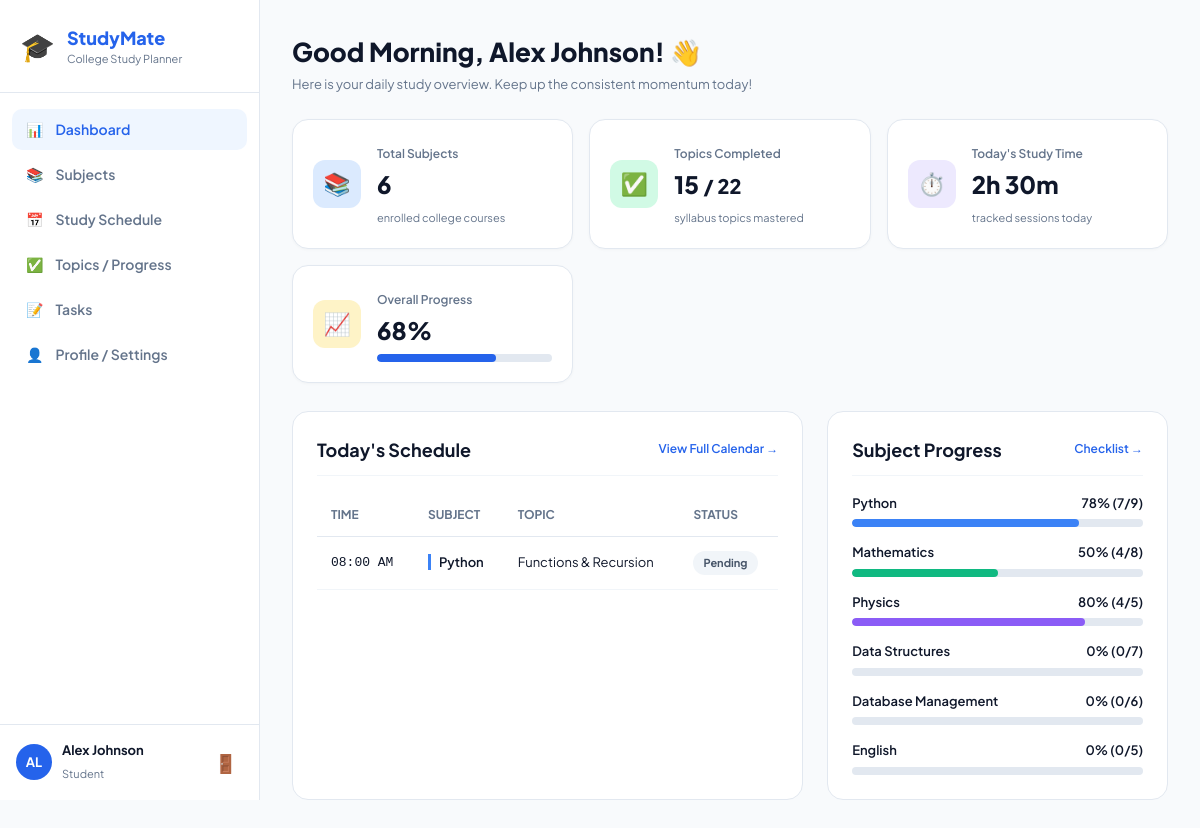
The app's page /dashboard (signed in) with its own data.
### tables this page shows
CREATE TABLE study_sessions (
    id INTEGER PRIMARY KEY AUTOINCREMENT,
    user_id INTEGER NOT NULL,
    subject_id INTEGER NOT NULL,
    topic TEXT NOT NULL,
    date TEXT NOT NULL,         -- Format: YYYY-MM-DD
    start_time TEXT NOT NULL,   -- e.g. '08:00 AM'
    end_time TEXT NOT NULL,     -- e.g. '09:30 AM'
    notes TEXT,
    status TEXT DEFAULT 'Pending', -- 'Pending' or 'Completed'
    duration_minutes INTEGER DEFAULT 60,
    FOREIGN KEY (user_id) REFERENCES users(id) ON DELETE CASCADE,
    FOREIGN KEY (subject_id) REFERENCES subjects(id) ON DELETE CASCADE
);

CREATE TABLE subjects (
    id INTEGER PRIMARY KEY AUTOINCREMENT,
    user_id INTEGER NOT NULL,
    name TEXT NOT NULL,
    teacher TEXT NOT NULL,
    description TEXT,
    total_topics INTEGER DEFAULT 5,
    color TEXT DEFAULT '#3B82F6',
    created_at TIMESTAMP DEFAULT CURRENT_TIMESTAMP,
    FOREIGN KEY (user_id) REFERENCES users(id) ON DELETE CASCADE
);

### app.py (the view)
@app.route("/dashboard")
def dashboard():
    if "user_id" not in session:
        return redirect(url_for("login"))
    user_id = session["user_id"]
    conn = get_db_connection()
    subjects = conn.execute("SELECT * FROM subjects WHERE user_id = ?", (user_id,)).fetchall()
    total_subjects = len(subjects)
    total_topics_row = conn.execute(
        """
        SELECT COUNT(*) as count FROM topics
        WHERE subject_id IN (SELECT id FROM subjects WHERE user_id = ?)
        """,
        (user_id,)
    ).fetchone()
    total_topics = total_topics_row["count"] if total_topics_row else 0
    completed_topics_row = conn.execute(
        """
        SELECT COUNT(*) as count FROM topics
        WHERE completed = 1 AND subject_id IN (SELECT id FROM subjects WHERE user_id = ?)
        """,
        (user_id,)
    ).fetchone()
    completed_topics = completed_topics_row["count"] if completed_topics_row else 0
    overall_progress = round((completed_topics / total_topics * 100)) if total_topics > 0 else 0
    today_str = datetime.now().strftime("%Y-%m-%d")
    today_sessions = conn.execute(
        """
        SELECT s.*, sub.name as subject_name, sub.color as subject_color
        FROM study_sessions s
        JOIN subjects sub ON s.subject_id = sub.id
        WHERE s.user_id = ? AND s.date = ?
        ORDER BY s.start_time ASC
        """,
        (user_id, today_str)
    ).fetchall()
    subject_progress_list = []
    for sub in subjects:
        sub_id = sub["id"]
        sub_completed = conn.execute(
            "SELECT COUNT(*) as count FROM topics WHERE subject_id = ? AND completed = 1", (sub_id,)
        ).fetchone()["count"]
        sub_total = conn.execute(
            "SELECT COUNT(*) as count FROM topics WHERE subject_id = ?", (sub_id,)
        ).fetchone()["count"]
        calc_total = max(sub_total, sub["total_topics"] or 1)
        sub_percentage = round((sub_completed / calc_total) * 100) if calc_total > 0 else 0
        subject_progress_list.append({
            "name": sub["name"],
            "percentage": sub_percentage,
            "completed": sub_completed,
            "total": calc_total,
            "color": sub["color"]
        })
    conn.close()
    return render_template(
        "dashboard.html",
        total_subjects=total_subjects,
        completed_topics=completed_topics,
        total_topics=total_topics,
        overall_progress=overall_progress,
        today_study_time="2h 30m",
        today_sessions=today_sessions,
        subject_progress=subject_progress_list
    )

### app.py (called while the page is built)
def get_db_connection():
    conn = sqlite3.connect(DATABASE)
    conn.row_factory = sqlite3.Row  # Enables access by column name (e.g., row['name'])
    return conn

### templates/dashboard.html (shortened to what this page needs)
{% extends "base.html" %}
{% block content %}
<div class="page-header">
  <div>
    <h1>Good Morning, {{ session['user_name'] }}! 👋</h1>
    <p class="subtitle">Here is your daily study overview. Keep up the consistent momentum today!</p>
  </div>
</div>
<div class="metrics-grid">
  <div class="metric-card">
    <div class="metric-icon-wrap blue">📚</div>
    <div class="metric-body">
      <span class="metric-label">Total Subjects</span>
      <div class="metric-value">{{ total_subjects }}</div>
      <span class="metric-sub">enrolled college courses</span>
    </div>
  </div>
  <div class="metric-card">
    <div class="metric-icon-wrap emerald">✅</div>
    <div class="metric-body">
      <span class="metric-label">Topics Completed</span>
      <div class="metric-value">{{ completed_topics }} <small>/ {{ total_topics }}</small></div>
      <span class="metric-sub">syllabus topics mastered</span>
    </div>
  </div>
  <div class="metric-card">
    <div class="metric-icon-wrap violet">⏱️</div>
    <div class="metric-body">
      <span class="metric-label">Today's Study Time</span>
      <div class="metric-value">{{ today_study_time }}</div>
      <span class="metric-sub">tracked sessions today</span>
    </div>
  </div>
  <div class="metric-card">
    <div class="metric-icon-wrap amber">📈</div>
    <div class="metric-body">
      <span class="metric-label">Overall Progress</span>
      <div class="metric-value">{{ overall_progress }}%</div>
      <div class="progress-bar-wrap">
        <div class="progress-bar-fill" style="width: {{ overall_progress }}%;"></div>
      </div>
    </div>
  </div>
</div>
<div class="dashboard-grid">
  <div class="card">
    <div class="card-header">
      <h2>Today's Schedule</h2>
      <a href="{{ url_for('schedule') }}" class="card-action">View Full Calendar →</a>
    </div>
    {% if today_sessions %}
      <div class="table-responsive">
        <table class="data-table">
          <thead>
            <tr>
              <th>Time</th>
              <th>Subject</th>
              <th>Topic</th>
              <th>Status</th>
            </tr>
          </thead>
          <tbody>
            {% for s in today_sessions %}
            <tr>
              <td class="font-mono">{{ s['start_time'] }}</td>
              <td>
                <span class="subject-tag" style="border-left: 3px solid {{ s['subject_color'] }};">
                  {{ s['subject_name'] }}
                </span>
              </td>
              <td>{{ s['topic'] }}</td>
              <td>
                <span class="status-pill {{ s['status'] | lower }}">
                  {{ s['status'] }}
                </span>
              </td>
            </tr>
            {% endfor %}
          </tbody>
        </table>
      </div>
    {% else %}
      <div class="empty-state">
        <p>No study sessions scheduled for today. Take a break or add a session in the Schedule tab!</p>
      </div>
    {% endif %}
  </div>
  <div class="card">
    <div class="card-header">
      <h2>Subject Progress</h2>
      <a href="{{ url_for('topics') }}" class="card-action">Checklist →</a>
    </div>
    <div class="subject-progress-list">
      {% for sp in subject_progress %}
      <div class="subject-progress-item">
        <div class="sp-header">
          <span class="sp-name">{{ sp['name'] }}</span>
          <span class="sp-pct">{{ sp['percentage'] }}% ({{ sp['completed'] }}/{{ sp['total'] }})</span>
        </div>
        <div class="progress-bar-wrap">
          <div class="progress-bar-fill" style="width: {{ sp['percentage'] }}%; background-color: {{ sp['color'] }};"></div>
        </div>
      </div>
      {% endfor %}
    </div>
  </div>
</div>
{% endblock %}

### templates/base.html (shortened to what this page needs)
<!DOCTYPE html>
<html lang="en">
<head>
  <link rel="stylesheet" href="{{ url_for('static', filename='css/style.css') }}">
</head>
<body>
  <div class="app-layout">
    <aside class="sidebar" id="sidebar">
      <div class="sidebar-brand">
        <span class="brand-icon">🎓</span>
        <div class="brand-info">
          <h2>StudyMate</h2>
          <p>College Study Planner</p>
        </div>
      </div>
      <nav class="sidebar-menu">
        <a href="{{ url_for('dashboard') }}" class="nav-link {% if request.endpoint == 'dashboard' %}active{% endif %}">
          <span class="icon">📊</span>
          <span>Dashboard</span>
        </a>
        <a href="{{ url_for('subjects') }}" class="nav-link {% if request.endpoint == 'subjects' %}active{% endif %}">
          <span class="icon">📚</span>
          <span>Subjects</span>
        </a>
        <a href="{{ url_for('schedule') }}" class="nav-link {% if request.endpoint == 'schedule' %}active{% endif %}">
          <span class="icon">📅</span>
          <span>Study Schedule</span>
        </a>
        <a href="{{ url_for('topics') }}" class="nav-link {% if request.endpoint == 'topics' %}active{% endif %}">
          <span class="icon">✅</span>
          <span>Topics / Progress</span>
        </a>
        <a href="{{ url_for('tasks') }}" class="nav-link {% if request.endpoint == 'tasks' %}active{% endif %}">
          <span class="icon">📝</span>
          <span>Tasks</span>
        </a>
        <a href="{{ url_for('profile') }}" class="nav-link {% if request.endpoint == 'profile' %}active{% endif %}">
          <span class="icon">👤</span>
          <span>Profile / Settings</span>
        </a>
      </nav>
      <div class="sidebar-footer">
        <div class="user-chip">
          <div class="user-avatar">{{ session['user_name'][:2] | upper if session['user_name'] else 'ST' }}</div>
          <div class="user-text">
            <strong>{{ session['user_name'] }}</strong>
            <small>Student</small>
          </div>
        </div>
        <a href="{{ url_for('logout') }}" class="logout-btn" title="Logout">🚪</a>
      </div>
    </aside>
    <main class="main-content">
      {% block content %}{% endblock %}
    </main>
  </div>
</body>
</html>

### records on screen
study_sessions: start_time "08:00 AM", subject_name "Python", topic "Functions & Recursion", status "Pending"
subjects: name "Python", percentage "78", completed "7", total "9"
subjects: name "Mathematics", percentage "50", completed "4", total "8"
subjects: name "Physics", percentage "80", completed "4", total "5"
subjects: name "Data Structures", percentage "0", completed "0", total "7"
subjects: name "Database Management", percentage "0", completed "0", total "6"
subjects: name "English", percentage "0", completed "0", total "5"

### other values on screen
{{ session['user_name'][:2] | upper if session['user_name'] else 'ST' }} "AL"
{{ session['user_name'] }} "Alex Johnson"
{{ total_subjects }} "6"
{{ completed_topics }} "15"
{{ total_topics }} "22"
{{ today_study_time }} "2h 30m"
{{ overall_progress }} "68"
